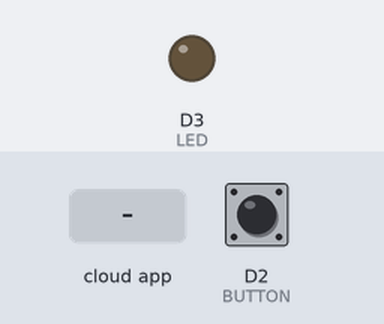
This program was run on a simulated ESP8266 (NodeMCU). Shown: output pins drawn as LEDs (lit = HIGH). The test bench sets the inputs (shaded band); at power-on: D2 (BUTTON) HIGH. WiFi joins after 1.5 s; servers stay silent unless stated; no MQTT or app messages arrive unless stated; what the program prints to the serial monitor is not drawn.

Above: at 2.7 s.
2.8 s: the phone or cloud app sets LED1 to ON
At 3.8 s:
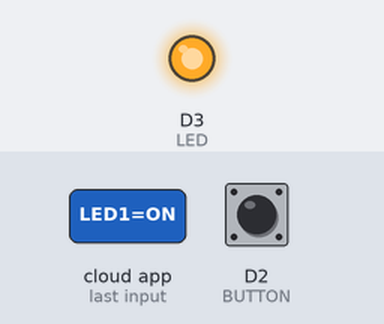
4.3 s: D2 (BUTTON) pulled LOW for 0.15 s
5.9 s: D2 (BUTTON) driven LOW
Timing chart, 0 to 8.9 s (numbered marks = the images above; inputs shaded):
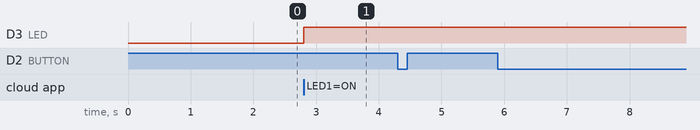

The program:

main.cpp
```cpp
#include <Arduino.h>
#include <ESP8266WiFi.h>
#include "Adafruit_MQTT.h"
#include "Adafruit_MQTT_Client.h"

#define BUTTON D2
#define LED D3

#define SSID "<NETWORK SSID>"
#define PASS "<NETWORK PASSWORD>"

#define AIO "io.adafruit.com"
#define AIO_PORT 1883
#define AIO_USERNAME "<ADAFRUIT.IO USERNAME>"
#define AIO_KEY "<SECRET ADAFRUIT.IO KEY>"

#define AIO_LED1 "<ADAFRUIT.IO USERNAME>/feeds/LED1"
#define AIO_LED2 "<ADAFRUIT.IO USERNAME>/feeds/LED2"

bool LED2_state = false;

// Create MQTT and WiFi client
WiFiClient client;
Adafruit_MQTT_Client mqtt(&client, AIO, AIO_PORT, AIO_USERNAME, AIO_KEY);

// Setup publisher and subcriber
Adafruit_MQTT_Publish LED2 = Adafruit_MQTT_Publish(&mqtt, AIO_LED2);
Adafruit_MQTT_Subscribe LED1 = Adafruit_MQTT_Subscribe(&mqtt, AIO_LED1);

// Function declartion
void MQTT_connect();

void setup() {
  Serial.begin(9600);
  pinMode(BUTTON, INPUT_PULLUP);
  pinMode(LED, OUTPUT);
  digitalWrite(LED, LOW);

  // Connect to WiFi
  WiFi.begin(SSID, PASS);
  while(WiFi.status() != WL_CONNECTED){
    delay(500);
    Serial.print(".");
  }
  Serial.println("WiFi connected");
  Serial.println("IP address: ");
  Serial.print(WiFi.localIP());
  Serial.println();

  // Subscribe to the topic
  mqtt.subscribe(&LED1);
}

void loop() {
  // Connect to the MQTT server
  MQTT_connect();

  // Read from the subscribed topic and react accordingly by either turning the LED ON or OFF
  Adafruit_MQTT_Subscribe *subscription;
  while ((subscription = mqtt.readSubscription(10))) {
    if (subscription == &LED1) {
      Serial.print("\nReceived: "); Serial.print((char*)LED1.lastread);
      if(strcmp((char*)LED1.lastread, "ON") == 0){
        digitalWrite(LED, HIGH);
      } else {
        digitalWrite(LED, LOW);
      }
    }
  }

  // If the button is pressed send ON or OFF to the topic of the other led
  if(!digitalRead(BUTTON)){
    Serial.println("Button pressed");
    LED2_state = !LED2_state;
    !LED2.publish(LED2_state ? "ON" : "OFF");
  }

  // Ping the MQTT server to keep the connection alive
  if(!mqtt.ping()) {
    mqtt.disconnect();
  }
}

void MQTT_connect(){
  int8_t ret;

  // Stop if already connected.
  if (mqtt.connected()) {
    return;
  }

  Serial.print("Connecting to MQTT... ");

  uint8_t retries = 3;
  // connect will return 0 for connected
  while ((ret = mqtt.connect()) != 0) {
    Serial.println(mqtt.connectErrorString(ret));
    Serial.println("Retrying MQTT connection in 5 seconds...");
    mqtt.disconnect();
    retries--;
    if (retries == 0) {
      // After n times retries stop retrying
      while (1);
    }
  }
  Serial.println("MQTT Connected!");
}
```

Measured:
- after the input at 2.8 s, D3 (LED): LOW → HIGH at once
- after the input at 4.3 s, every drawn part: stays the same
- after the input at 5.9 s, every drawn part: stays the same
